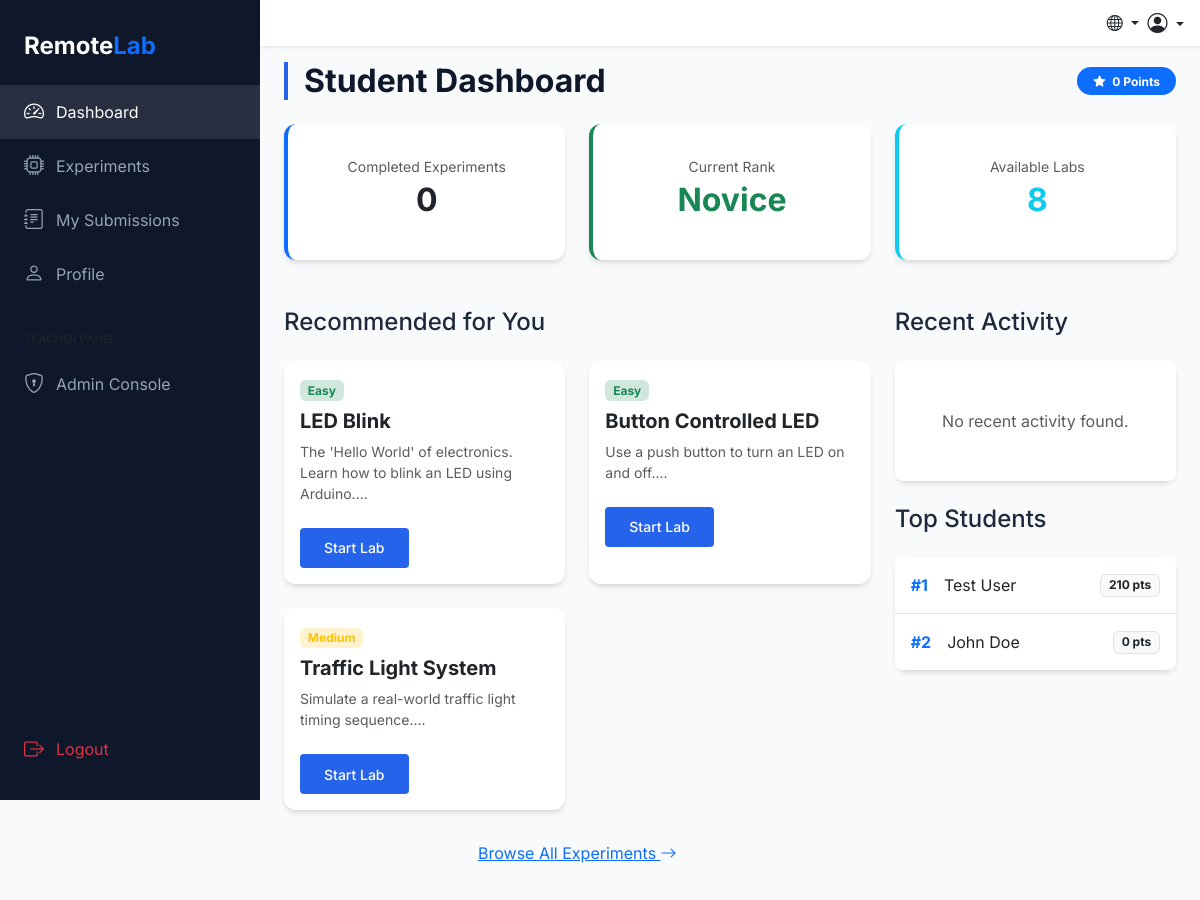
Page /api/user/dashboard (signed in) on the committed database.
### app/models.py (models this page shows, shortened)
class Experiment(db.Model):
    __tablename__ = 'experiments'
    id = db.Column(db.Integer, primary_key=True)
    title = db.Column(db.String(200), nullable=False)
    description = db.Column(db.Text, nullable=False)
    objectives = db.Column(db.Text, nullable=True)
    instructions = db.Column(db.Text, nullable=True)
    type = db.Column(db.String(50), nullable=False)  # arduino / raspberry_pi_pico
    difficulty = db.Column(db.String(20), default='easy') # easy, medium, hard
    category = db.Column(db.String(100), nullable=True)
    wokwi_url = db.Column(db.String(500), nullable=False)
    expected_result = db.Column(db.Text, nullable=True)
    created_at = db.Column(db.DateTime, default=datetime.utcnow)
    submissions = db.relationship('Submission', backref='experiment', lazy=True, cascade='all, delete-orphan')

class User(db.Model):
    __tablename__ = 'users'
    id = db.Column(db.Integer, primary_key=True)
    name = db.Column(db.String(100), nullable=False)
    email = db.Column(db.String(120), unique=True, nullable=False)
    password_hash = db.Column(db.String(255), nullable=False)
    role = db.Column(db.String(20), default='student')  # student / teacher
    points = db.Column(db.Integer, default=0)
    created_at = db.Column(db.DateTime, default=datetime.utcnow)
    submissions = db.relationship('Submission', backref='student', lazy=True, cascade='all, delete-orphan')

### app/routes/user_routes.py (the view)
@user_bp.route('/dashboard')
@jwt_required()
def dashboard():
    user_id = get_jwt_identity()
    user = User.query.get(user_id)
    if not user:
        flash('Sessiya muddati tugagan yoki foydalanuvchi topilmadi. Iltimos, qayta kiring.', 'warning')
        return redirect(url_for('auth.login'))
    recent_submissions = Submission.query.filter_by(user_id=user_id)\
        .order_by(Submission.submitted_at.desc()).limit(5).all()
    stats = {
        "completed": Submission.query.filter_by(user_id=user_id).count(),
        "points": user.points,
        "rank": "Novice" # Placeholder for rank logic
    }
    available_experiments = Experiment.query.limit(3).all()
    leaderboard = User.query.filter_by(role='student').order_by(User.points.desc()).limit(5).all()
    return render_template('dashboard/student.html',
                           user=user,
                           submissions=recent_submissions,
                           stats=stats,
                           available_experiments=available_experiments,
                           leaderboard=leaderboard)

### app/__init__.py (called while the page is built)
def get_locale():
    cookie_lang = request.cookies.get('lang')
    if cookie_lang in ['en', 'uz', 'ru']:
        return cookie_lang
    return request.accept_languages.best_match(['en', 'uz', 'ru']) or 'en'

### app/templates/dashboard/student.html (shortened to what this page needs)
{% extends "base.html" %}
{% block content %}
<div class="d-flex justify-content-between align-items-center mb-4">
    <h2 class="section-title mb-0">{{ _('Student Dashboard') }}</h2>
    <div class="text-end">
        <span class="badge bg-primary rounded-pill px-3 py-2">
            <i class="bi bi-star-fill me-1"></i> {{ stats.points }} {{ _('Points') }}
        </span>
    </div>
</div>
<div class="row g-4 mb-5">
    <div class="col-md-4">
        <div class="card lab-card text-center p-3 border-start border-4 border-primary">
            <div class="card-body">
                <div class="text-muted small mb-1">{{ _('Completed Experiments') }}</div>
                <div class="h2 fw-bold">{{ stats.completed }}</div>
            </div>
        </div>
    </div>
    <div class="col-md-4">
        <div class="card lab-card text-center p-3 border-start border-4 border-success">
            <div class="card-body">
                <div class="text-muted small mb-1">{{ _('Current Rank') }}</div>
                <div class="h2 fw-bold text-success">{{ stats.rank }}</div>
            </div>
        </div>
    </div>
    <div class="col-md-4">
        <div class="card lab-card text-center p-3 border-start border-4 border-info">
            <div class="card-body">
                <div class="text-muted small mb-1">{{ _('Available Labs') }}</div>
                <div class="h2 fw-bold text-info">8</div>
            </div>
        </div>
    </div>
</div>
<div class="row">
    <div class="col-lg-8">
        <h4 class="mb-4">{{ _('Recommended for You') }}</h4>
        <div class="row g-4">
            {% for experiment in available_experiments %}
            <div class="col-md-6">
                <div class="card lab-card h-100">
                    <div class="card-body">
                        <span
                            class="badge {% if experiment.difficulty == 'easy' %}bg-success-subtle text-success{% elif experiment.difficulty == 'medium' %}bg-warning-subtle text-warning{% else %}bg-danger-subtle text-danger{% endif %} mb-2">
                            {{ experiment.difficulty|capitalize }}
                        </span>
                        <h5 class="card-title fw-bold">{{ experiment.title }}</h5>
                        <p class="card-text text-muted small mb-4">{{ experiment.description[:100] }}...</p>
                        <a href="{{ url_for('experiment.detail', id=experiment.id) }}" class="btn btn-primary btn-sm">{{
                            _('Start Lab') }}</a>
                    </div>
                </div>
            </div>
            {% endfor %}
        </div>
        <div class="mt-4 text-center">
            <a href="{{ url_for('experiment.list_experiments') }}" class="btn btn-link">{{ _('Browse All Experiments')
                }} <i class="bi bi-arrow-right"></i></a>
        </div>
    </div>
    <div class="col-lg-4">
        <h4 class="mb-4">{{ _('Recent Activity') }}</h4>
        <div class="card lab-card mb-4">
            <ul class="list-group list-group-flush rounded-3">
                {% if submissions %}
                {% for submission in submissions %}
                <li class="list-group-item py-3">
                    <div class="d-flex justify-content-between small">
                        <span class="fw-bold">{{ submission.experiment.title }}</span>
                        <span class="text-muted">{{ submission.submitted_at.strftime('%b %d') }}</span>
                    </div>
                    <div class="mt-1">
                        <span class="badge bg-success-subtle text-success">Submitted</span>
                        {% if submission.score %}
                        <span class="text-primary small float-end">+{{ submission.score }} pts</span>
                        {% endif %}
                    </div>
                </li>
                {% endfor %}
                {% else %}
                <li class="list-group-item text-center py-5 text-muted">
                    No recent activity found.
                </li>
                {% endif %}
            </ul>
        </div>
        <h4 class="mb-4">{{ _('Top Students') }}</h4>
        <div class="card lab-card">
            <div class="card-body p-0">
                <ul class="list-group list-group-flush rounded-3">
                    {% for top_user in leaderboard %}
                    <li class="list-group-item d-flex justify-content-between align-items-center py-3">
                        <div class="d-flex align-items-center">
                            <span class="fw-bold me-3 text-primary">#{{ loop.index }}</span>
                            <span>{{ top_user.name }}</span>
                        </div>
                        <span class="badge bg-light text-dark border">{{ top_user.points }} pts</span>
                    </li>
                    {% endfor %}
                </ul>
            </div>
        </div>
    </div>
</div>
{% endblock %}

### app/static/css/style.css (style rules this page uses)
:root { --primary-color: #2563EB; --secondary-color: #0F172A; --bg-color: #F8FAFC; --accent-color: #22C55E; --text-main: #1E293B; --text-muted: #64748B; --card-shadow: 0 4px 6px -1px rgb(0 0 0 / 0.1), 0 2px 4px -2px rgb(0 0 0 / 0.1); --sidebar-width: 260px; --bottom-nav-height: 65px; }
body { background-color: var(--bg-color); font-family: 'Inter', system-ui, -apple-system, sans-serif; color: var(--text-main); }
.lab-card { border: none; border-radius: 12px; box-shadow: var(--card-shadow); transition: transform 0.2s ease; }
.btn-primary { background-color: var(--primary-color); border: none; padding: 0.6rem 1.5rem; font-weight: 500; }
h1, h2, h3 { font-weight: 700; color: var(--secondary-color); }
.section-title { margin-bottom: 1.5rem; border-left: 4px solid var(--primary-color); padding-left: 1rem; }

### rows in the picture
Experiment: difficulty "Easy", title "LED Blink", description "The 'Hello World' of electronics. Learn how to blink an LED using Arduino."
Experiment: difficulty "Easy", title "Button Controlled LED", description "Use a push button to turn an LED on and off."
Experiment: difficulty "Medium", title "Traffic Light System", description "Simulate a real-world traffic light timing sequence."
User: name "Test User", points "210"
User: name "John Doe", points "0"

### other values in the picture
{{ stats.points }} "0"
{{ stats.completed }} "0"
{{ stats.rank }} "Novice"
